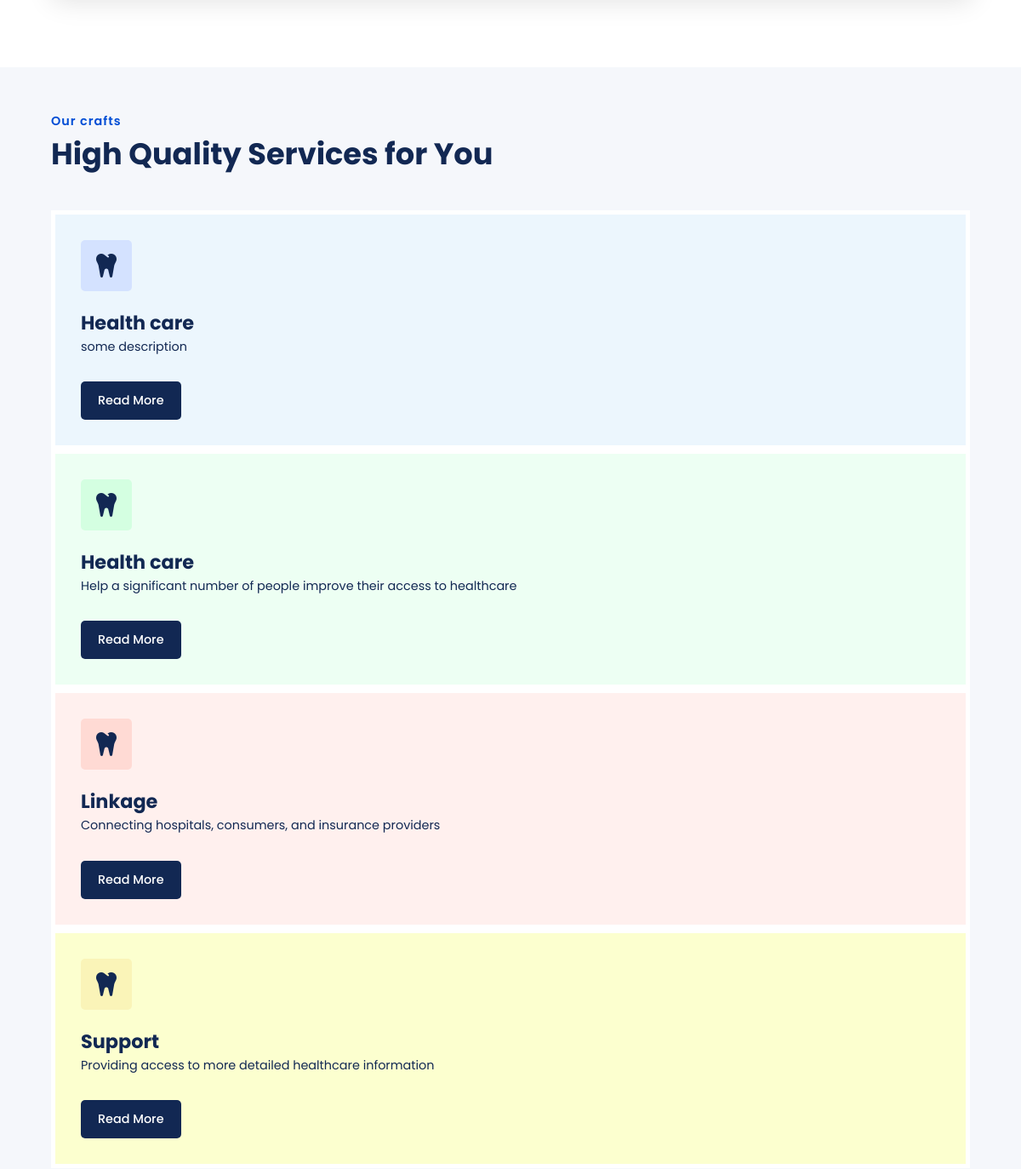
Before: / (middle part) with the older database file.
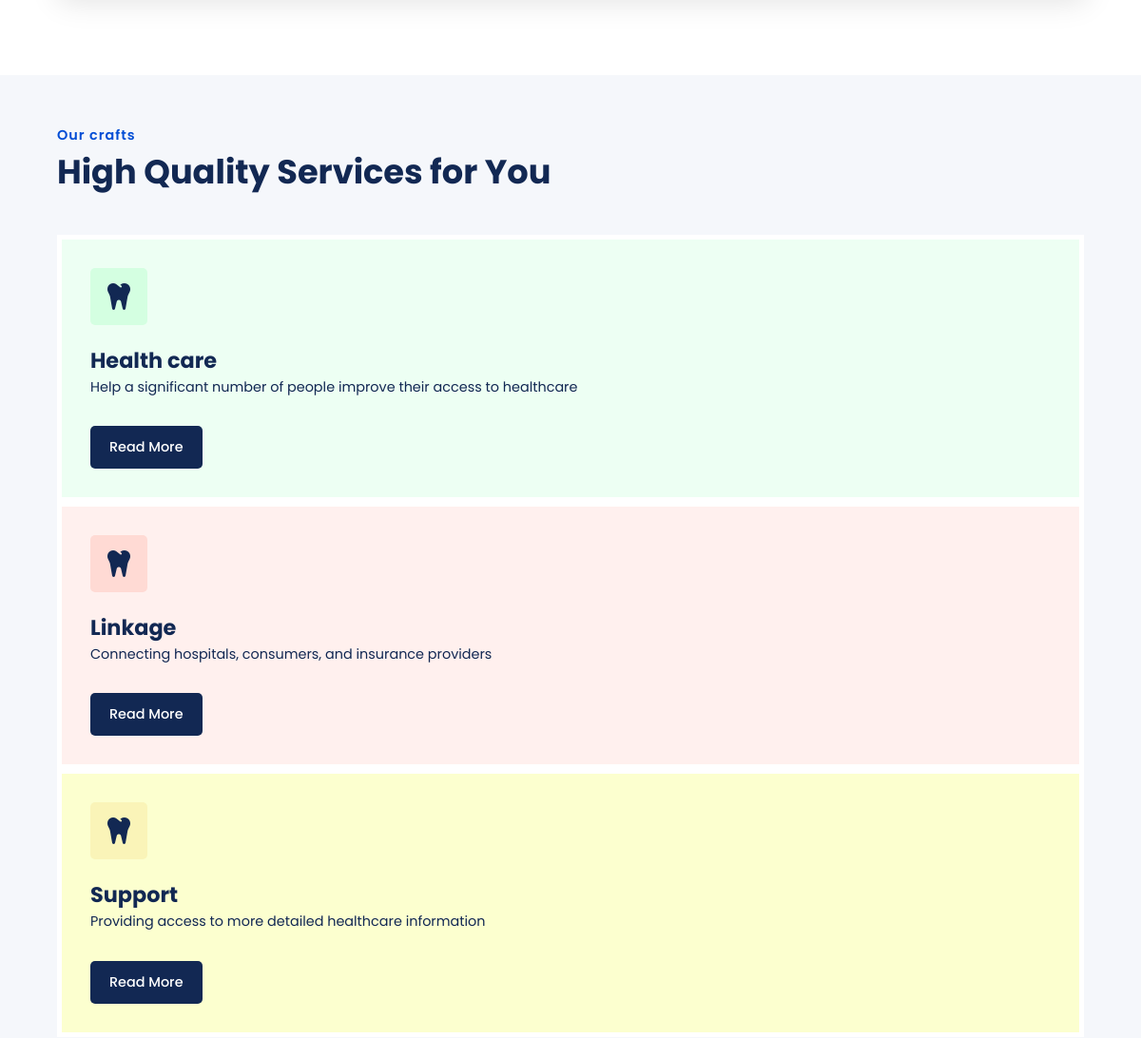
After: the same page with the newer database file.
### main/models.py (models this page shows, shortened)
class Service(TimespantedModel):
    class ServiceType(models.TextChoices):
        HEALTH_CARE = "Health care service"
        HEALTH_INSURANCE = "Health Insurance service"
        Emergency = "Emmergency support"
        AID = "Aid"
        OTHER = "Other"
    id = models.AutoField(primary_key=True)
    service_name = models.CharField(max_length=40, null=False, blank=False)
    service_description = models.TextField(null=True, blank=True)
    service_type = models.CharField(default=ServiceType.HEALTH_CARE, max_length=45, choices=ServiceType.choices, blank=True, null=True)
    objects = models.Manager()

### Afia/views.py (the view)
# urls.py: path('', views.index, name='home'),
def index(request):
    Services = Service.objects.all()
    Organizations = Organization.objects.filter(organization_type= "Hospital")
    context = {'Services': Services, 'Organizations': Organizations}
    return render(request, 'index.html', context)

### templates/index.html (shortened to what this page needs)
{% extends 'base/layout/base.html' %}
{% load static %}
{% block content %}
    <section id="our-services">
        <div class="services-heading">
            <div class="services-heading-text">
                <strong>Our crafts</strong>
                <h2>High Quality Services for You</h2>
            </div>
            <div class="services-slide-btns">
            </div>
        </div>
        <div class="services-box-container">
            <div class="swiper mySwiperServices">
                <div class="swiper-wrapper">
                    {% for service in Services %}
                    <div class="swiper-slide">
                        <div class="service-box s-box{{service.id}}">
                            <i class="fa-solid fa-tooth"></i>
                            <strong>{{service.service_name}}</strong>
                            <p>{{service.service_description}}</p>
                            <a href="#">Read More</a>
                        </div>
                    </div>
                    {% endfor %}
                    <div class="swiper-slide">
                        <div class="service-box s-box2">
                            <i class="fa-solid fa-tooth"></i>
                            <strong>Health care</strong>
                            <p>Help a significant number of people improve their access to healthcare </p>
                            <a href="#">Read More</a>
                        </div>
                    </div>
                    <div class="swiper-slide">
                        <div class="service-box s-box3">
                            <i class="fa-solid fa-tooth"></i>
                            <strong>Linkage  </strong>
                            <p>Connecting hospitals, consumers, and insurance providers
                            </p>
                            <a href="#">Read More</a>
                        </div>
                    </div>
                    <div class="swiper-slide">
                        <div class="service-box s-box4">
                                <i class="fa-solid fa-tooth"></i>
                                <strong>Support</strong>
                                <p>Providing access to more detailed healthcare information
                                </p>
                                <a href="#">Read More</a>
                        </div>
                    </div>
                </div>
            </div>
        </div>
    </section>
 {% endblock %}

Changed rows visible on the page:
removed Service: service_name "Health care", service_description "some description"
